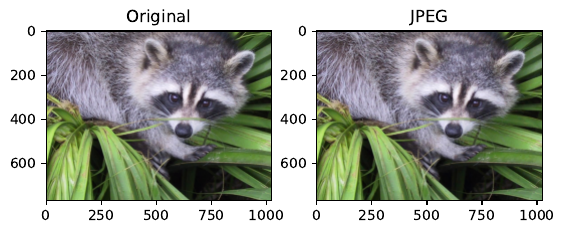

The Python source for this figure:
import numpy as np
import matplotlib.pylab as plt
from scipy import datasets, ndimage
from scipy.fft import dctn, idctn


X = datasets.face()
plt.imshow(X, cmap='grey')
plt.show()

y_cb_cr_transform = np.array([[0.299, 0.587, 0.114],
                     [-0.169, -0.331, 0.5],
                     [0.5, -0.419, -0.081]])
centralize_y_cb_cr = [0, 128, 128] # ca sa nu avem numere negative

y_cb_cr_X = X @ y_cb_cr_transform.T + centralize_y_cb_cr

q_jpeg = np.array([[16, 11, 10, 16, 24, 40, 51, 61],
          [12, 12, 14, 19, 26, 28, 60, 55],
          [14, 13, 16, 24, 40, 57, 69, 56],
          [14, 17, 22, 29, 51, 87, 80, 62],
          [18, 22, 37, 56, 68, 109, 103, 77],
          [24, 35, 55, 64, 81, 104, 113, 92],
          [49, 64, 78, 87, 103, 121, 120, 101],
          [72, 92, 95, 98, 112, 100, 103, 99]])
q3 = q_jpeg[:, :, None] # 3 canale

x_jpeg_YCbCr = np.zeros(y_cb_cr_X.shape)
non_zeroes = []

for i in range(8, y_cb_cr_X.shape[0] + 1, 8):
    for j in range(8, y_cb_cr_X.shape[1] + 1, 8):
        # encoding
        x = y_cb_cr_X[i-8:i,j-8:j, :]
        y = dctn(x, axes=(0,1), norm="ortho")

        y_jpeg = q3 * np.round(y / q3)

        # decoding
        x_jpeg = idctn(y_jpeg, axes=(0,1), norm="ortho")

        # results
        y_nnz = np.count_nonzero(y)
        y_jpeg_nnz = np.count_nonzero(y_jpeg)
        non_zeroes.append((y_nnz, y_jpeg_nnz))

        # appending
        x_jpeg_YCbCr[i - 8:i, j - 8:j, :] = x_jpeg

for pair in non_zeroes:
    print('Componente in frecventa:' + str(pair[0]) +
          '\nComponente in frecventa dupa cuantizare: ' + str(pair[1]))

inv_transform = np.linalg.inv(y_cb_cr_transform)
x_jpeg_final = np.clip((x_jpeg_YCbCr - centralize_y_cb_cr) @ inv_transform.T, 0, 255).astype(np.uint8)

plt.subplot(121).imshow(X)
plt.title('Original')
plt.subplot(122).imshow(x_jpeg_final)
plt.title('JPEG')

plt.savefig("ex2.pdf", format="pdf", bbox_inches="tight")
plt.show()
